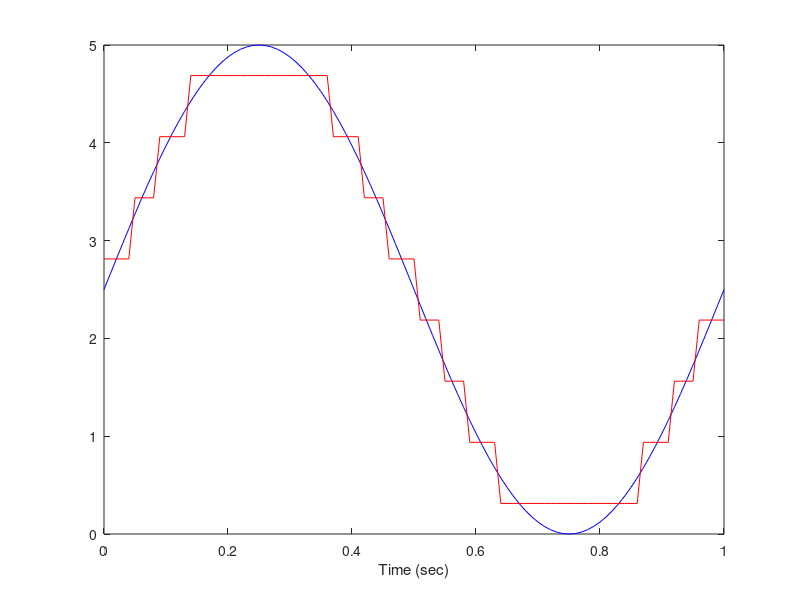

Source code (MATLAB):
clear all

% ADC parameters
ADC_nbits = 3;
ADC_range = 5;

% Part 2
% create a vector of time value
sample_rate_Hz = 100; % 100 samples per second
t = 0 : 1/sample_rate_Hz : 1;
y = 2.5 + 2.5*sin(2*pi*t);

% calculate number of levels
ADC_nlevels = 2^ADC_nbits;

% calculate ADC resolution
ADC_resolution = ADC_range / ADC_nlevels;

% ADC can only represent values between 0 and ADC_range
y_limited = y;
y_limited(y>=ADC_range) = ADC_range-ADC_resolution/10;
y_limited(y<0) = 0;

% discretize values in units of ADC counts of level number
y_ADC_counts = floor(y_limited/ADC_resolution);

% scale back to voltage
y_discretized = y_ADC_counts * ADC_resolution + ADC_resolution/2;

% plot the original signal and the discretized version
figure(1);clf;
plot(t, y, 'b-'); % 'b-' means plot in blue and connect points with a line
hold on; % this command allows us to overlay curves on the same plot
plot(t, y_discretized, 'r-'); % let's use a different color 'r' = red
xlim([0 1]);
xlabel('Time (sec)');




